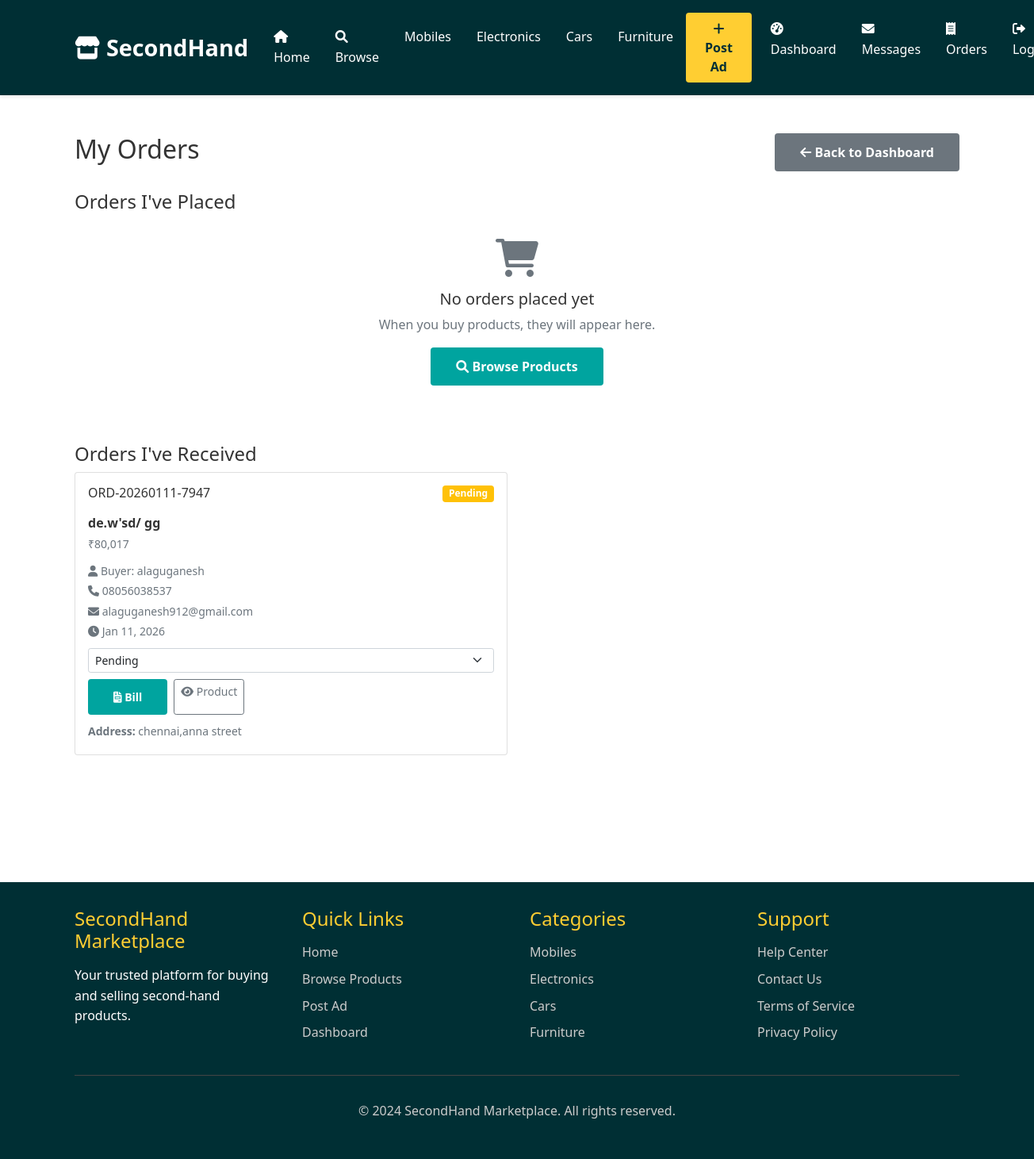
The app's page /orders (signed in) with its own data.
### models.py (models this page shows, shortened)
class Order(db.Model):
    id = db.Column(db.Integer, primary_key=True)
    order_number = db.Column(db.String(20), unique=True, nullable=False)
    buyer_name = db.Column(db.String(100), nullable=False)
    buyer_email = db.Column(db.String(120), nullable=False)
    buyer_phone = db.Column(db.String(20), nullable=False)
    buyer_address = db.Column(db.Text, nullable=False)
    total_amount = db.Column(db.Float, nullable=False)
    status = db.Column(db.String(20), default='pending')  # pending, confirmed, completed, cancelled
    payment_method = db.Column(db.String(50), default='cash')
    notes = db.Column(db.Text)
    created_at = db.Column(db.DateTime, default=datetime.utcnow)
    updated_at = db.Column(db.DateTime, default=datetime.utcnow, onupdate=datetime.utcnow)
    product_id = db.Column(db.Integer, db.ForeignKey('product.id'), nullable=False)
    buyer_id = db.Column(db.Integer, db.ForeignKey('user.id'), nullable=True)
    seller_id = db.Column(db.Integer, db.ForeignKey('user.id'), nullable=False)

class Product(db.Model):
    id = db.Column(db.Integer, primary_key=True)
    title = db.Column(db.String(200), nullable=False)
    description = db.Column(db.Text, nullable=False)
    price = db.Column(db.Float, nullable=False)
    category = db.Column(db.String(50), nullable=False)
    condition = db.Column(db.String(20), nullable=False)
    location = db.Column(db.String(100), nullable=False)
    image_filename = db.Column(db.String(200))
    image_hash = db.Column(db.String(64))  # For duplicate detection
    is_available = db.Column(db.Boolean, default=True)
    created_at = db.Column(db.DateTime, default=datetime.utcnow)
    updated_at = db.Column(db.DateTime, default=datetime.utcnow, onupdate=datetime.utcnow)
    user_id = db.Column(db.Integer, db.ForeignKey('user.id'), nullable=False)
    messages = db.relationship('Message', backref='product', lazy=True, cascade='all, delete-orphan')
    orders = db.relationship('Order', backref='product', lazy=True, cascade='all, delete-orphan')
    fraud_alerts = db.relationship('FraudAlert', backref='product', lazy=True, cascade='all, delete-orphan')

### routes.py (the view)
@app.route('/orders')
@login_required
def my_orders():
    buyer_orders = Order.query.filter_by(buyer_id=current_user.id).order_by(Order.created_at.desc()).all()
    seller_orders = Order.query.filter_by(seller_id=current_user.id).order_by(Order.created_at.desc()).all()
    return render_template('my_orders.html', buyer_orders=buyer_orders, seller_orders=seller_orders)

### app.py (called while the page is built)
@login_manager.user_loader
def load_user(user_id):
    from models import User
    return User.query.get(int(user_id))

### templates/my_orders.html (shortened to what this page needs)
{% extends "base.html" %}
{% block content %}
<div class="container py-5">
    <div class="row">
        <div class="col-md-12">
            <div class="d-flex justify-content-between align-items-center mb-4">
                <h2>My Orders</h2>
                <a href="{{ url_for('dashboard') }}" class="btn btn-secondary">
                    <i class="fas fa-arrow-left"></i> Back to Dashboard
                </a>
            </div>
            <div class="mb-5">
                <h4>Orders I've Placed</h4>
                {% if buyer_orders %}
                    <div class="row">
                        {% for order in buyer_orders %}
                            <div class="col-md-6 mb-3">
                                <div class="card">
                                    <div class="card-body">
                                        <div class="d-flex justify-content-between align-items-start mb-2">
                                            <h6 class="card-title">{{ order.order_number }}</h6>
                                            <span class="badge bg-{{ 'success' if order.status == 'completed' else 'warning' if order.status == 'pending' else 'info' if order.status == 'confirmed' else 'danger' }}">
                                                {{ order.status.title() }}
                                            </span>
                                        </div>
                                        <div class="mb-2">
                                            <strong>{{ order.product.title }}</strong><br>
                                            <small class="text-muted">₹{{ "{:,.0f}".format(order.total_amount) }}</small>
                                        </div>
                                        <div class="mb-2">
                                            <small class="text-muted">
                                                <i class="fas fa-user"></i> Seller: {{ order.product.seller.name }}<br>
                                                <i class="fas fa-clock"></i> {{ order.created_at.strftime('%b %d, %Y') }}
                                            </small>
                                        </div>
                                        <div class="d-flex gap-2">
                                            <a href="{{ url_for('generate_bill', order_id=order.id) }}"
                                               class="btn btn-sm btn-primary">
                                                <i class="fas fa-file-invoice"></i> Bill
                                            </a>
                                            <a href="{{ url_for('product_detail', product_id=order.product.id) }}"
                                               class="btn btn-sm btn-outline-secondary">
                                                <i class="fas fa-eye"></i> Product
                                            </a>
                                        </div>
                                    </div>
                                </div>
                            </div>
                        {% endfor %}
                    </div>
                {% else %}
                    <div class="text-center py-4">
                        <i class="fas fa-shopping-cart fa-3x text-muted mb-3"></i>
                        <h5>No orders placed yet</h5>
                        <p class="text-muted">When you buy products, they will appear here.</p>
                        <a href="{{ url_for('search') }}" class="btn btn-primary">
                            <i class="fas fa-search"></i> Browse Products
                        </a>
                    </div>
                {% endif %}
            </div>
            <div class="mb-5">
                <h4>Orders I've Received</h4>
                {% if seller_orders %}
                    <div class="row">
                        {% for order in seller_orders %}
                            <div class="col-md-6 mb-3">
                                <div class="card">
                                    <div class="card-body">
                                        <div class="d-flex justify-content-between align-items-start mb-2">
                                            <h6 class="card-title">{{ order.order_number }}</h6>
                                            <span class="badge bg-{{ 'success' if order.status == 'completed' else 'warning' if order.status == 'pending' else 'info' if order.status == 'confirmed' else 'danger' }}">
                                                {{ order.status.title() }}
                                            </span>
                                        </div>
                                        <div class="mb-2">
                                            <strong>{{ order.product.title }}</strong><br>
                                            <small class="text-muted">₹{{ "{:,.0f}".format(order.total_amount) }}</small>
                                        </div>
                                        <div class="mb-2">
                                            <small class="text-muted">
                                                <i class="fas fa-user"></i> Buyer: {{ order.buyer_name }}<br>
                                                <i class="fas fa-phone"></i> {{ order.buyer_phone }}<br>
                                                <i class="fas fa-envelope"></i> {{ order.buyer_email }}<br>
                                                <i class="fas fa-clock"></i> {{ order.created_at.strftime('%b %d, %Y') }}
                                            </small>
                                        </div>
                                        <div class="mb-2">
                                            <form method="POST" action="{{ url_for('update_order_status', order_id=order.id) }}" class="d-inline">
                                                <select name="status" class="form-select form-select-sm" onchange="this.form.submit()">
                                                    <option value="pending" {{ 'selected' if order.status == 'pending' }}>Pending</option>
                                                </select>
                                            </form>
                                        </div>
                                        <div class="d-flex gap-2">
                                            <a href="{{ url_for('generate_bill', order_id=order.id) }}"
                                               class="btn btn-sm btn-primary">
                                                <i class="fas fa-file-invoice"></i> Bill
                                            </a>
                                            <a href="{{ url_for('product_detail', product_id=order.product.id) }}"
                                               class="btn btn-sm btn-outline-secondary">
                                                <i class="fas fa-eye"></i> Product
                                            </a>
                                        </div>
                                        {% if order.buyer_address %}
                                        <div class="mt-2">
                                            <small class="text-muted">
                                                <strong>Address:</strong> {{ order.buyer_address }}
                                            </small>
                                        </div>
                                        {% endif %}
                                    </div>
                                </div>
                            </div>
                        {% endfor %}
                    </div>
                {% endif %}
            </div>
        </div>
    </div>
</div>
{% endblock %}

### static/css/style.css (style rules this page uses)
:root { --primary-color: #002f34; --secondary-color: #00a49f; --accent-color: #ffce32; --text-color: #333; --light-bg: #f8f9fa; --border-color: #dee2e6; --success-color: #28a745; --warning-color: #ffc107; --danger-color: #dc3545; }
* { box-sizing: border-box; }
body { font-family: 'Segoe UI', Tahoma, Geneva, Verdana, sans-serif; line-height: 1.6; color: var(--text-color); background-color: #fff; margin: 0; padding: 0; }
.btn-primary { background-color: var(--secondary-color); border: none; padding: 0.75rem 2rem; border-radius: 4px; font-weight: bold; color: white; cursor: pointer; transition: background-color 0.3s ease; }
.btn-secondary { background-color: #6c757d; border: none; padding: 0.75rem 2rem; border-radius: 4px; font-weight: bold; color: white; cursor: pointer; text-decoration: none; display: inline-block; transition: background-color 0.3s ease; }

### records on screen
Order: order_number "ORD-20260111-7947", status "Pending", product "de.w'sd/ gg", total_amount "80,017", buyer_name "alaguganesh", buyer_phone "08056038537", buyer_email "alaguganesh912@gmail.com", created_at "Jan 11, 2026", buyer_address "chennai,anna street"

### other values on screen
{{ category }} "Mobiles" "Electronics" "Cars" "Furniture"
